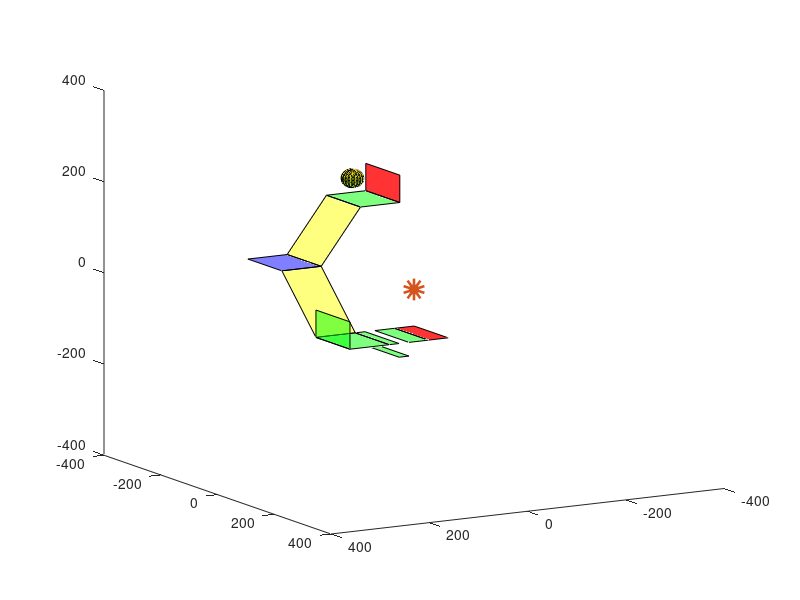

Recreate this plot in MATLAB. (Note: this script raises an error after producing the figure.)
% Fill this script in with your position tracking, force computation,
% and graphics for the virtual environment

close all

%% Run on hardware or simulation
hardwareFlag = false;

%% Plot end effector in environment
global qs % configuration (NOTE: This is only 3 angles now)
global posEE % position of end effectr
global large_button_1
global floor1_flat
global floor2_texturesurface1
global floor3_viscussurface
global floor4_texturesurface2
global floor5_flat
global floor6_attractionfield
global floor7_flat
global floor8_gravity_fall
global floor9_flat
global floor10_button
global vsmooth

figClosed = 0;
qs = [0,0,0]; % initialize robot to zero pose
posEE = [0,0,0];  % initialize position of end effector

hold on; scatter3(0, 0, 0, 'kx', 'Linewidth', 2); % plot origin
h1 = scatter3(0, 0, 0, 'r.', 'Linewidth', 10); % plot end effector position
h2 = quiver3(0, 0, 0, 0, 0, 0, 'b'); % plot output force
if ~hardwareFlag
    h_fig = figure(1);
    set(h_fig, 'Name','Haptic environment: Close figure to quit.' ,'KeyPressFcn', @(h_obj, evt) keyPressFcn(h_obj, evt));
end

%% Create Environment here:
%%%%%%%%%%%%%%%%%%%%%%%%%%%%%%%%%%%%%%%%%%%%%%%%%%%%%%%%%%%%%%%%%%%%%%%%%%%
% Create static objects and interactive objects in their initial state

% Example of a flat plane
%start button
sx=-0.2;
sy=0.3;
sz=0.3;
shx=120;
shy=-50;
shz=0;


large_button_1 = fill3( [sx*600+shx sx*600+shx sx*600+shx sx*600+shx],[sy*0+shy sy*0+shy sy*-400+shy sy*-400+shy], [sz*600+shz sz*800+shz sz*800+shz sz*600+shz], [1 0 0], 'facealpha', 0.8);
floor1_flat = fill3( [sx*200+shx sx*600+shx sx*600+shx sx*200+shx], [sy*0+shy sy*0+shy sy*-400+shy sy*-400+shy],[sz*600+shz sz*600+shz sz*600+shz sz*600+shz], [0 1 0], 'facealpha', 0.5);
 %loor1button1 = fill3([-100 -100 -300 -300], [425 550 550 425], [601 601 601 601], [0.7 0 0], 'facealpha', 0.3);
 %floor1button2 = fill3([-100 -100 -300 -300], [250 375 375 250], [601 601 601 601], [0.7 0 0], 'facealpha', 0.3);
floor2_texturesurface1 = fill3( [sx*-200+shx sx*200+shx sx*200+shx sx*-200+shx],[sy*0+shy sy*0+shy sy*-400+shy sy*-400+shy], [sz*200+shz sz*600+shz sz*600+shz sz*200+shz], [1 1 0], 'facealpha', 0.5);
floor3_viscussurface = fill3( [sx*-600+shx sx*-200+shx sx*-200+shx sx*-600+shx],[sy*0+shy sy*0+shy sy*-400+shy sy*-400+shy], [sz*200+shz sz*200+shz sz*200+shz sz*200+shz], [0 0 1], 'facealpha', 0.5);

floor4_texturesurface2 = fill3( [sx*-200+shx sx*-200+shx sx*-600+shx sx*-600+shx], [sy*400+shy sy*0+shy sy*0+shy sy*400+shy],[sz*-200+shz sz*200+shz sz*200+shz sz*-200+shz], [1 1 0], 'facealpha', 0.5);
floor5_flat = fill3( [sx*-200+shx sx*-200+shx sx*-600+shx sx*-600+shx],[sy*800+shy sy*400+shy sy*400+shy sy*800+shy], [sz*-200+shz sz*-200+shz sz*-200+shz sz*-200+shz], [0 1 0], 'facealpha', 0.5);
floor6_attractionfield = fill3( [sx*-600+shx sx*-600+shx sx*-600+shx sx*-600+shx],[sy*400+shy sy*800+shy sy*800+shy sy*400+shy], [sz*-200+shz sz*-200+shz sz*0+shz sz*0+shz], [0 1 0], 'facealpha', 0.5);

floor7_flat = fill3( [sx*-200+shx sx*-200+shx sx*-100+shx sx*-100+shx],[sy*800+shy sy*400+shy sy*400+shy sy*800+shy], [sz*-200+shz sz*-200+shz sz*-200+shz sz*-200+shz], [0 1 0], 'facealpha', 0.5);
floor8_gravity_fall = fill3( [sx*0+shx sx*0+shx sx*-100+shx sx*-100+shx],[sy*800+shy sy*400+shy sy*400+shy sy*800+shy], [sz*-300+shz sz*-300+shz sz*-300+shz sz*-300+shz], [0 1 0], 'facealpha', 0.5);
floor9_flat = fill3([sx*0+shx sx*0+shx sx*200+shx sx*200+shx],[sy*800+shy sy*400+shy sy*400+shy sy*800+shy],  [sz*-200 sz*-200 sz*-200 sz*-200], [0 1 0], 'facealpha', 0.5);

floor10_button = fill3( [sx*200+shx sx*200+shx sx*400+shx sx*400+shx], [sy*800+shy sy*400+shy sy*400+shy sy*800+shy], [sz*-200+shz sz*-200+shz sz*-200+shz sz*-200+shz], [1 0 0], 'facealpha', 0.8);
told=0;
  [x,y,z] = sphere;
  r=20;
%   spx=sx*(-400+shx);
%   spy=sy*(-350+shy);
%   spz=sz*(750+shz);
  spx=56;
  spy=-120;
  spz=225;
 hsphere1= surf(x*r+spx, y*r+spy, z*r+spz);
%hsphere1.get
%hsphere1.XData
%floor1_flat = fill3([200 100 100 200], [-100 -100 100 100], [200 200 200 200], [0.7 0 0], 'facealpha', 0.3);

hold off;
%%%%%%%%%%%%%%%%%%%%%%%%%%%%%%%%%%%%%%%%%%%%%%%%%%%%%%%%%%%%%%%%%%%%%%%%%%%

% set camera properties
axis([-400 400 -400 400 -400 400]);
view([150,14]);
count=0;
vsmooth = zeros();

i = 0; frameSkip = 3; % plotting variable - set how often plot updates
while(1)
    tic
    %% Read potentiometer values, convert to angles and end effector location
    if hardwareFlag
        qs = lynxGetAngles();
    end
    
    %% Calculate current end effector position
    %%%%%%%%%%%%%%%%%%%%%%%%%%%%%%%%%%%%%%%%%%%%%%%%%%%%%%%%%%%%%%%%%%%%%%%
    
    posEEold= posEE;
    posEE = computeEEposition();
    if count==0
        v=0 ;
    else
        v=(posEE-posEEold)/told;
    end
    vprevsmooth = vsmooth;
    vsmooth= 0.1*v +(1-0.1)*vprevsmooth;
    %%%%%%%%%%%%%%%%%%%%%%%%%%%%%%%%%%%%%%%%%%%%%%%%%%%%%%%%%%%%%%%%%%%%%%%
    
    %% Calculate desired force based on current end effector position
    % Check for collisions with objects in the environment and compute the total force on the end effector
    %%%%%%%%%%%%%%%%%%%%%%%%%%%%%%%%%%%%%%%%%%%%%%%%%%%%%%%%%%%%%%%%%%%%%%%
    F = computeForces();
    %%%%%%%%%%%%%%%%%%%%%%%%%%%%%%%%%%%%%%%%%%%%%%%%%%%%%%%%%%%%%%%%%%%%%%%
    
    %% Plot Environment
    if i == 0
        figClosed = drawLynx(h1, h2, F);
%             set(hsphere1, 'XData', posEE(1), 'YData', posEE(2), 'ZData', posEE(3));

        %%%%%%%%%%%%%%%%%%%%%%%%%%%%%%%%%%%%%%%%%%%%%%%%%%%%%%%%%%%%%%%%%%%%%%%
        % Set handles for interactive objects you make here
        
        %%%%%%%%%%%%%%%%%%%%%%%%%%%%%%%%%%%%%%%%%%%%%%%%%%%%%%%%%%%%%%%%%%%%%%%
		%set()
        drawnow
    end
    
    %%%%%%%%%%%%%%%%%%%%%%%%%%%%%%%%%%%%%%%%%%%%%%%%%%%%%%%%%%%%
    %% Compute torques from forces and convert to currents for servos
    Tau = computeTorques(qs,F);
    %%%%%%%%%%%%%%%%%%%%%%%%%%%%%%%%%%%%%%%%%%%%%%%%%%%%%%%%%%%%
    
    if hardwareFlag
        if figClosed % quit by closing the figure
            lynxDCTorquePhysical(0,0,0,0,0,0);
            return;
        else
            currents = torquesToCurrents(Tau);
            lynxDCTorquePhysical(currents(1),currents(2),currents(3),0,0,0);
        end
    end
    
    if (figClosed) % quit by closing the figure
        return;
    end
    
    %% Debugging
    %posEE
    %qs
    %F'
    %Tau'
    %[posEE, qs, F', Tau']
     count=count+1;
     told=toc;
    i = mod(i+1, frameSkip);
end